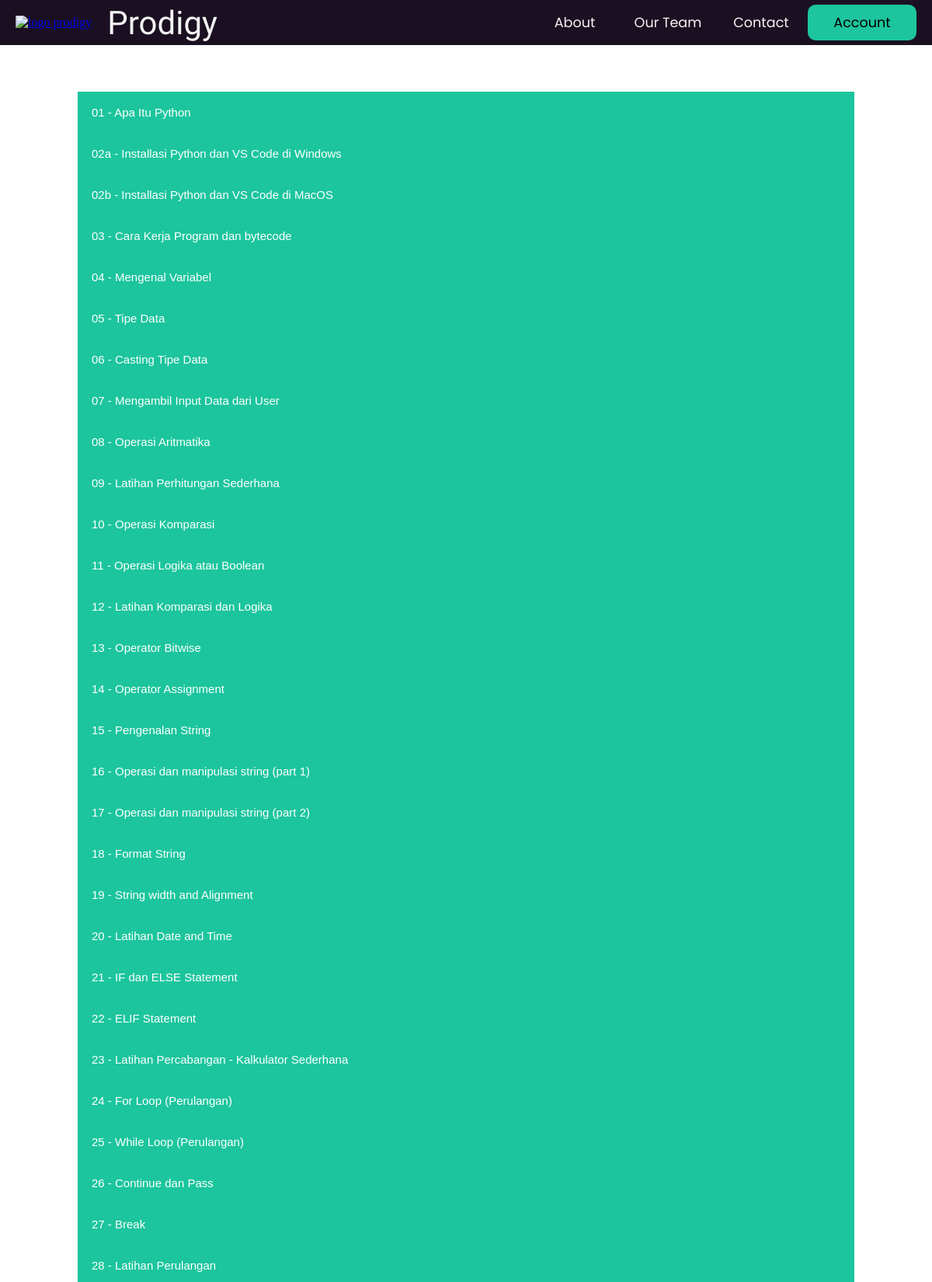
The app's page /courses/video_cpp_dasar.php (signed in, upper part) with its own data.
### tables this page shows
CREATE TABLE `video_cplusplus` (
  `no` int(11) NOT NULL,
  `link` varchar(1000) NOT NULL,
  `dilihat` char(255) NOT NULL
);

### courses/video_cpp_dasar.php (the view, shortened to what this page needs)
<!DOCTYPE html>
<html>
<head>
    <link rel="stylesheet" href="../style/style_halaman_video.css">
</head>
<body>
	<?php
		if (!isset($_SESSION['login'])) {
			header("location:login.php");
		}
		else {
			$conn = mysqli_connect("localhost","root","","prodigy");
		}
	?>
<nav class="nav-menu">
	<a href="../index.php"><img class="logo" src="../assets/Logo.png" alt="logo prodigy"> </a>
	<div class="head-title">Prodigy</div>
	<div class="about right"><a href="logout.php">About</a></div>
	<div class="team right">Our Team</div>
	<div class="contact right">Contact</div>
	<div class='account right'><a href='account.php'>Account</a></div>
</nav>
<main>
<?php
	$video = mysqli_query($conn, "SELECT * FROM video_cplusplus");
	$judul = array("01 - Apa Itu Python","02a - Installasi Python dan VS Code di Windows","02b - Installasi Python dan VS Code di MacOS","03 - Cara Kerja Program dan bytecode","04 - Mengenal Variabel","05 - Tipe Data","06 - Casting Tipe Data","07 - Mengambil Input Data dari User","08 - Operasi Aritmatika","09 - Latihan Perhitungan Sederhana","10 - Operasi Komparasi","11 - Operasi Logika atau Boolean","12 - Latihan Komparasi dan Logika","13 - Operator Bitwise","14 - Operator Assignment","15 - Pengenalan String","16 - Operasi dan manipulasi string (part 1)","17 - Operasi dan manipulasi string (part 2)","18 - Format String","19 - String width and Alignment","20 - Latihan Date and Time","21 - IF dan ELSE Statement","22 - ELIF Statement","23 - Latihan Percabangan - Kalkulator Sederhana","24 - For Loop (Perulangan)","25 - While Loop (Perulangan)","26 - Continue dan Pass","27 - Break","28 - Latihan Perulangan","29 - List","30 - Manipulasi List","31 - Operasi List","32 - Copy List","33 - Nested List / List Bersarang","34 - Deep Copy Nested List","35 - Looping List dan Enumerate","36 - Latihan List","37 - Tuples dan Set","38 - Dictionary","39 - Operasi Dictionary","40 - Looping Dictionary","41 - Copy & Pop Dictionary","42 - Multi keys & Nesting Dictionary","43a - Latihan Dictionary Part 1","43b - Latihan Dictionary Part 2","44 - Pengenalan Fungsi","45 - Fungsi dengan argument","46 - Fungsi dengan return","47 - Default Argument Fungsi","48 - Latihan Fungsi","49 - Type Hints pada Fungsi","50 - *args pada fungsi","51 - **kwargs pada fungsi","52 - Anonymous dan Lambda Function","53 - Global dan Local Scope","54 - Import Statement","55 - Membuat Module","56 - Membuat Package Sederhana","57 - __Init__.py pada Package","58 - Menggunakan Standard Library","59 - tkinter | Standard Library Python GUI","60 - Mengenal PIP","61 - Package Numpy | contoh PIP","62 - Explore Pygame","63 - __main__ sebagai gerbang program","64 - Read external file - Open dan With","65 - Write external file","66 - Exception, Error, Try and Except","- 67 - Persiapan","- 68 - Init Database dan Read","- 69 - Create","- 70 - Update","- 71 - Delete");
	$i = 0;
	while ($link = mysqli_fetch_row($video)){ ?>
		<button class="collapsible"><?php echo $judul[$i]; $i = $i + 1; ?></button>
	<?php } ?>
</main>
</body>
</html>

### style/style_halaman_video.css (style rules this page uses)
body { margin: 0; }
.nav-menu { display: flex; color: whitesmoke; justify-content: flex-end; align-items: center; background-color: #1b1021ff; margin-bottom: 60px; }
.logo { margin-right: auto; width: 40px; margin : 20px; }
.head-title { margin-right: auto; font-family: 'Oxanium', cursive; color: whitesmoke; font-size: 42px; margin-top: px; }
.nav-menu > .right { flex-basis: 120px; text-align: center; font-family: 'Poppins', sans-serif; font-size: 1.1em; border-radius: 10px; }
.about a { text-decoration: none; color: whitesmoke; }
.account { margin-right: 20px; background-color: #1cc59dff ; padding: 10px; }
.account a { text-decoration: none; color: black; }
.collapsible { background-color: #1cc59dff; color: white; cursor: pointer; padding: 18px; width: 100%; border: none; text-align: left; outline: none; font-size: 15px; }
main { margin-left: 100px; margin-right: 100px; margin-bottom: 60px; }

### records on screen
video_cplusplus: i "02a - Installasi Python dan VS Code di Windows"
video_cplusplus: i "02b - Installasi Python dan VS Code di MacOS"
video_cplusplus: i "03 - Cara Kerja Program dan bytecode"
video_cplusplus: i "04 - Mengenal Variabel"
video_cplusplus: i "05 - Tipe Data"
video_cplusplus: i "06 - Casting Tipe Data"
video_cplusplus: i "07 - Mengambil Input Data dari User"
video_cplusplus: i "08 - Operasi Aritmatika"
video_cplusplus: i "09 - Latihan Perhitungan Sederhana"
video_cplusplus: i "10 - Operasi Komparasi"
video_cplusplus: i "11 - Operasi Logika atau Boolean"
video_cplusplus: i "12 - Latihan Komparasi dan Logika"
video_cplusplus: i "13 - Operator Bitwise"
video_cplusplus: i "14 - Operator Assignment"
video_cplusplus: i "15 - Pengenalan String"
video_cplusplus: i "16 - Operasi dan manipulasi string (part 1)"
video_cplusplus: i "17 - Operasi dan manipulasi string (part 2)"
video_cplusplus: i "18 - Format String"
video_cplusplus: i "19 - String width and Alignment"
video_cplusplus: i "20 - Latihan Date and Time"
video_cplusplus: i "21 - IF dan ELSE Statement"
video_cplusplus: i "22 - ELIF Statement"
video_cplusplus: i "23 - Latihan Percabangan - Kalkulator Sederhana"
video_cplusplus: i "24 - For Loop (Perulangan)"
video_cplusplus: i "25 - While Loop (Perulangan)"
video_cplusplus: i "26 - Continue dan Pass"
video_cplusplus: i "27 - Break"
video_cplusplus: i "28 - Latihan Perulangan"
